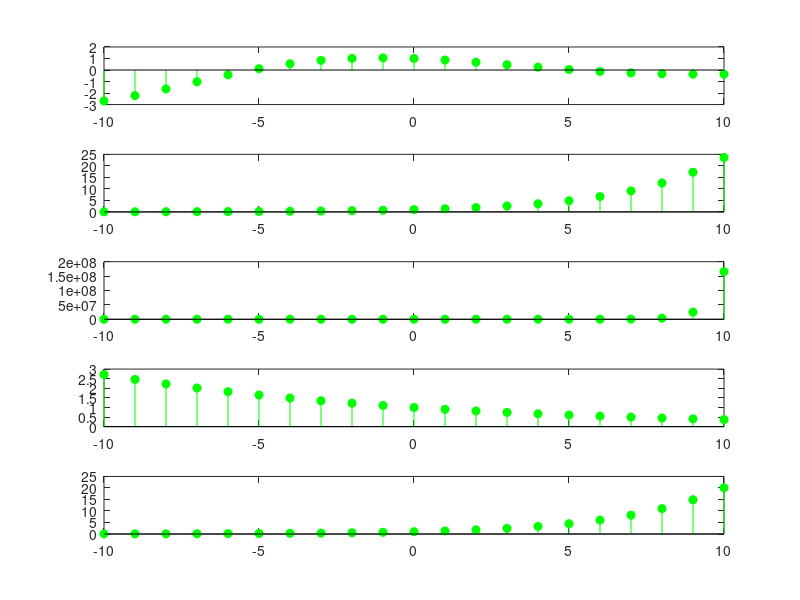

Write the MATLAB code that produced this figure.
%% función e^(-0.1+0.3j)n

n = -10:10;
a = -0.1+0.3j;

x = exp(a*n);

figure
set(gcf);
subplot(5,1,1);
stem(n,x,'g','filled');

%% magnitud de la función

m = abs(a);
xm = exp(m*n);
% xm = (m*n);

subplot(5,1,2);
stem(n,xm,'g','filled');

%% fase

f = atan2(imag(a),real(a));
xf = exp(f*n);
% xf = (f*n);

subplot(5,1,3);
stem(n,xf,'g','filled');

%% parte real

r = real(a);
xr = exp(r*n);
% xr = (r*n);

subplot(5,1,4);
stem(n,xr,'g','filled');

%% parte imaginaria

im = imag(a);
xim = exp(im*n);
% xim = (im*n);

subplot(5,1,5);
stem(n,xim,'g','filled');

